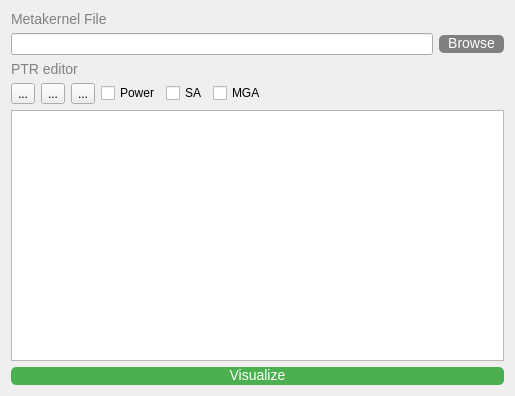
<?xml version="1.0" encoding="UTF-8"?>
<ui version="4.0">
 <class>ptrEditorWidget</class>
 <widget class="QWidget" name="ptrEditorWidget">
  <property name="geometry">
   <rect>
    <x>0</x>
    <y>0</y>
    <width>515</width>
    <height>396</height>
   </rect>
  </property>
  <property name="windowTitle">
   <string>PTR Editor</string>
  </property>
  <property name="styleSheet">
   <string notr="true">QPushButton {
    background-color: #4CAF50;
    color:white;
    font-size:14px;
    border:none;
    border-radius:5px;
    padding-right: 5px;
    padding-left: 5px;
    padding-bottom: 2px;
}

QPushButton:hover {
    background-color: #45a049;
}

QPushButton:pressed {
    background-color: #367c39;
}

QLabel {
    font-size: 14px;
    color: gray;
}</string>
  </property>
  <layout class="QVBoxLayout" name="verticalLayout">
   <item>
    <widget class="QLabel" name="label">
     <property name="text">
      <string>Metakernel File</string>
     </property>
    </widget>
   </item>
   <item>
    <layout class="QHBoxLayout" name="horizontalLayout">
     <item>
      <widget class="QLineEdit" name="mkInput"/>
     </item>
     <item>
      <widget class="QPushButton" name="mkButton">
       <property name="sizeIncrement">
        <size>
         <width>3</width>
         <height>3</height>
        </size>
       </property>
       <property name="styleSheet">
        <string notr="true">QPushButton {
	background-color: gray;
}</string>
       </property>
       <property name="text">
        <string> Browse </string>
       </property>
      </widget>
     </item>
    </layout>
   </item>
   <item>
    <widget class="QLabel" name="label_2">
     <property name="text">
      <string>PTR editor</string>
     </property>
    </widget>
   </item>
   <item>
    <layout class="QHBoxLayout" name="horizontalLayout_2">
     <item>
      <widget class="QToolButton" name="openButton">
       <property name="text">
        <string>...</string>
       </property>
       <property name="icon">
        <iconset resource="icons.qrc">
         <normaloff>:/images/icons/folder.png</normaloff>:/images/icons/folder.png</iconset>
       </property>
      </widget>
     </item>
     <item>
      <widget class="QToolButton" name="saveButton">
       <property name="text">
        <string>...</string>
       </property>
       <property name="icon">
        <iconset resource="icons.qrc">
         <normaloff>:/images/icons/disk.png</normaloff>:/images/icons/disk.png</iconset>
       </property>
      </widget>
     </item>
     <item>
      <widget class="QToolButton" name="cleanButton">
       <property name="text">
        <string>...</string>
       </property>
       <property name="icon">
        <iconset resource="icons.qrc">
         <normaloff>:/images/icons/pencil_add.png</normaloff>:/images/icons/pencil_add.png</iconset>
       </property>
      </widget>
     </item>
     <item>
      <widget class="QCheckBox" name="powerCheck">
       <property name="text">
        <string>Power</string>
       </property>
      </widget>
     </item>
     <item>
      <widget class="QCheckBox" name="saCheck">
       <property name="text">
        <string>SA</string>
       </property>
      </widget>
     </item>
     <item>
      <widget class="QCheckBox" name="mgaCheck">
       <property name="text">
        <string>MGA</string>
       </property>
      </widget>
     </item>
     <item>
      <spacer name="horizontalSpacer">
       <property name="orientation">
        <enum>Qt::Horizontal</enum>
       </property>
       <property name="sizeHint" stdset="0">
        <size>
         <width>40</width>
         <height>20</height>
        </size>
       </property>
      </spacer>
     </item>
    </layout>
   </item>
   <item>
    <widget class="QPlainTextEdit" name="ptrEditor"/>
   </item>
   <item>
    <layout class="QHBoxLayout" name="horizontalLayout_3">
     <item>
      <widget class="QPushButton" name="visualizeButton">
       <property name="text">
        <string>Visualize</string>
       </property>
      </widget>
     </item>
    </layout>
   </item>
  </layout>
 </widget>
 <tabstops>
  <tabstop>ptrEditor</tabstop>
  <tabstop>mkInput</tabstop>
  <tabstop>mkButton</tabstop>
  <tabstop>openButton</tabstop>
  <tabstop>saveButton</tabstop>
  <tabstop>cleanButton</tabstop>
 </tabstops>
 <resources>
  <include location="icons.qrc"/>
 </resources>
 <connections/>
</ui>
